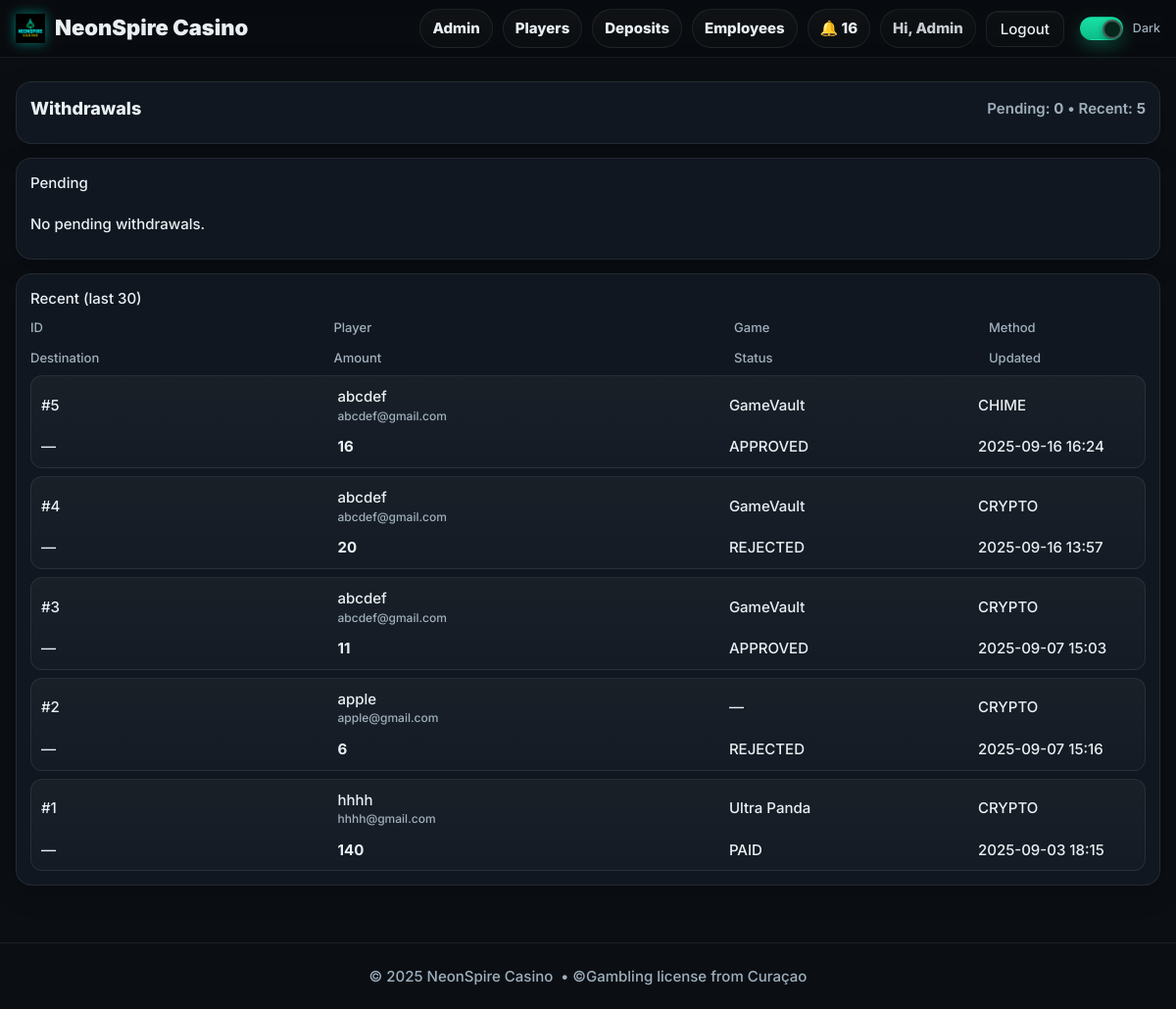
Page /employee/withdrawals (signed in) on the committed database.
### models.py (models this page shows, shortened)
class User(db.Model, UserMixin):
    __tablename__ = "users"
    id = db.Column(db.Integer, primary_key=True)
    name = db.Column(db.String(120), nullable=False)
    email = db.Column(db.String(255), unique=True, nullable=False, index=True)
    mobile = db.Column(db.String(24), nullable=True, index=True)  # E.164
    password_hash = db.Column(db.String(255), nullable=False)
    role = db.Column(db.String(20), nullable=False, default="PLAYER")  # PLAYER | EMPLOYEE | ADMIN
    email_verified = db.Column(db.Boolean, default=False, index=True)
    email_verified_at = db.Column(db.DateTime, nullable=True)
    promo_seen = db.Column(db.Boolean, default=False, index=True)
    created_at = db.Column(db.DateTime, default=datetime.utcnow)

class WithdrawRequest(db.Model):
    __tablename__ = "withdraw_requests"
    id = db.Column(db.Integer, primary_key=True)
    user_id = db.Column(db.Integer, db.ForeignKey("users.id"), nullable=False, index=True)
    game_id = db.Column(db.Integer, db.ForeignKey("games.id"), nullable=True, index=True)
    amount = db.Column(db.Integer, nullable=False)
    status = db.Column(db.String(20), default="PENDING", index=True)  # PENDING | APPROVED | REJECTED | PAID
    method = db.Column(db.String(20), default="MANUAL")
    note = db.Column(db.String(300), default="")
    acted_by = db.Column(db.Integer, db.ForeignKey("users.id"), nullable=True)
    acted_at = db.Column(db.DateTime, nullable=True)
    created_at = db.Column(db.DateTime, default=datetime.utcnow)
    updated_at = db.Column(db.DateTime, default=datetime.utcnow, onupdate=datetime.utcnow)

class Game(db.Model):
    __tablename__ = "games"
    id = db.Column(db.Integer, primary_key=True)
    name = db.Column(db.String(120), nullable=False)
    description = db.Column(db.String(300), default="")
    icon_url = db.Column(db.String(500), default="")
    download_url = db.Column(db.String(500), nullable=False)
    backend_url = db.Column(db.String(500), nullable=True)
    is_active = db.Column(db.Boolean, default=True, index=True)
    created_at = db.Column(db.DateTime, default=datetime.utcnow)

### employee_bp.py (the view)
@employee_bp.get("/withdrawals")
@login_required
def withdrawals_list():
    pending = (
        WithdrawRequest.query.filter_by(status="PENDING")
        .order_by(WithdrawRequest.created_at.desc())
        .all()
    )
    recent = (
        WithdrawRequest.query.filter(WithdrawRequest.status != "PENDING")
        .order_by(WithdrawRequest.created_at.desc())
        .limit(30)
        .all()
    )
    users   = {u.id: u for u in User.query.all()}
    games   = {g.id: g for g in Game.query.all()}
    wallets = {w.user_id: w for w in PlayerBalance.query.all()}
    return render_template(
        "employee_withdrawals.html",
        page_title="Withdrawals",
        pending=pending,
        recent=recent,
        users=users,
        games=games,
        wallets=wallets,
    )

### employee_bp.py (called while the page is built)
@employee_bp.before_request
def require_employee():
    if not current_user.is_authenticated:
        return redirect(url_for("auth.login_get", next=url_for("employeebp.employee_home")))
    if current_user.role not in ("EMPLOYEE", "ADMIN"):
        return abort(403)

### templates/employee_withdrawals.html (shortened to what this page needs)
{% extends "base.html" %}
{% block content %}
<div class="shell">
  <div class="panel" style="margin-bottom:14px">
    <div class="panel-head" style="display:flex;align-items:center;justify-content:space-between;gap:12px">
      <div class="h3">Withdrawals</div>
      <div class="muted">
        Pending: <strong>{{ pending|length }}</strong> • Recent: <strong>{{ recent|length }}</strong>
      </div>
    </div>
  </div>
  <div class="panel">
    <div class="h4" style="margin-bottom:10px">Pending</div>
    {% if pending %}
      <div class="table">
        <div class="t-head">
          <div>ID</div>
          <div>Player</div>
          <div>Game</div>
          <div>Method</div>
          <div>Destination</div>
          <div>Amount</div>
          <div>Wallet</div>
          <div>Requested</div>
          <div>Actions</div>
        </div>
        {% for w in pending %}
          {% set user = users.get(w.user_id) %}
          {% set game = games.get(w.game_id) %}
          {% set wallet = wallets.get(w.user_id) %}
          <div class="t-row">
            <div class="mono">#{{ w.id }}</div>
            <div>
              <div class="strong">{{ (user.name or user.email) if user else ('User #' ~ w.user_id) }}</div>
              {% if user and user.email %}
                <div class="muted mono" style="font-size:12px">{{ user.email }}</div>
              {% endif %}
            </div>
            <div>{{ game.name if game else '—' }}</div>
            <div>
              <span class="badge">{{ (w.method or 'MANUAL')|upper }}</span>
              {% if w.status and w.status != 'PENDING' %}
                <span class="badge" style="margin-left:6px">{{ w.status }}</span>
              {% endif %}
            </div>
            <div class="mono" style="max-width:240px;overflow:hidden;text-overflow:ellipsis;white-space:nowrap">
              {{ w.address or w.handle or w.destination or '—' }}
            </div>
            <div class="mono"><strong>{{ w.amount or 0 }}</strong></div>
            <div class="mono">{{ wallet.balance if wallet else 0 }}</div>
            <div class="mono">{{ w.created_at.strftime('%Y-%m-%d %H:%M') if w.created_at else '—' }}</div>
            <div style="display:flex;gap:6px;align-items:center;flex-wrap:wrap">
              <form method="post" action="{{ url_for('employeebp.withdrawals_redeem', wd_id=w.id) }}"
                    onsubmit="return rowConfirm(this, 'Redeem on GameVault now?');">
                <button class="btn" type="submit">Redeem</button>
              </form>
              <form method="post" action="{{ url_for('employeebp.withdrawals_paid', wd_id=w.id) }}"
                    onsubmit="return rowConfirm(this, 'Mark as PAID and deduct wallet?');">
                <input class="input" type="number" name="tip_amount" placeholder="Tip"
                       style="width:84px" min="0" step="1">
                <button class="btn btn-primary" type="submit">Mark Paid</button>
              </form>
              <form method="post" action="{{ url_for('employeebp.withdrawals_reject', wd_id=w.id) }}"
                    onsubmit="return rowConfirm(this, 'Reject this withdrawal?');">
                <button class="btn btn-ghost" type="submit">Reject</button>
              </form>
            </div>
          </div>
        {% endfor %}
      </div>
    {% else %}
      <div class="empty">No pending withdrawals.</div>
    {% endif %}
  </div>
  <div class="panel" style="margin-top:14px">
    <div class="h4" style="margin-bottom:10px">Recent (last 30)</div>
    {% if recent %}
      <div class="table">
        <div class="t-head">
          <div>ID</div>
          <div>Player</div>
          <div>Game</div>
          <div>Method</div>
          <div>Destination</div>
          <div>Amount</div>
          <div>Status</div>
          <div>Updated</div>
        </div>
        {% for w in recent %}
          {% set user = users.get(w.user_id) %}
          {% set game = games.get(w.game_id) %}
          <div class="t-row">
            <div class="mono">#{{ w.id }}</div>
            <div>
              <div class="strong">{{ (user.name or user.email) if user else ('User #' ~ w.user_id) }}</div>
              {% if user and user.email %}
                <div class="muted mono" style="font-size:12px">{{ user.email }}</div>
              {% endif %}
            </div>
            <div>{{ game.name if game else '—' }}</div>
            <div><span class="badge">{{ (w.method or 'MANUAL')|upper }}</span></div>
            <div class="mono" style="max-width:260px;overflow:hidden;text-overflow:ellipsis;white-space:nowrap">
              {{ w.address or w.handle or w.destination or '—' }}
            </div>
            <div class="mono"><strong>{{ w.amount or 0 }}</strong></div>
            <div>
              {% if w.status == 'PAID' %}
                <span class="badge success">PAID</span>
              {% elif w.status == 'REJECTED' %}
                <span class="badge danger">REJECTED</span>
              {% elif w.status == 'APPROVED' %}
                <span class="badge">APPROVED</span>
              {% else %}
                <span class="badge">{{ w.status or '—' }}</span>
              {% endif %}
            </div>
            <div class="mono">
              {% if w.paid_at %}{{ w.paid_at.strftime('%Y-%m-%d %H:%M') }}
              {% else %}{{ w.updated_at.strftime('%Y-%m-%d %H:%M') if w.updated_at else (w.created_at.strftime('%Y-%m-%d %H:%M') if w.created_at else '—') }}
              {% endif %}
            </div>
          </div>
        {% endfor %}
      </div>
    {% else %}
      <div class="empty">No recent activity.</div>
    {% endif %}
  </div>
</div>
{% endblock %}

### templates/base.html (shortened to what this page needs)
<!DOCTYPE html>
<html lang="en" data-theme="dark">
<head>
  <link rel="stylesheet" href="{{ url_for('static', filename='css/styles.css') }}?v=dm2">
</head>
<body>
  <header class="nav" style="position:sticky;top:0;z-index:50;background:rgba(0,0,0,.25);backdrop-filter:blur(8px);border-bottom:1px solid var(--stroke)">
    <div class="shell nav-inner" style="display:flex;align-items:center;justify-content:space-between;height:58px">
      <a href="{{ url_for('short_bp.lob_short') }}" class="brand" aria-label="NeonSpire Casino">
        <img class="brand-logo" src="{{ url_for('static', filename='img/logo.png') }}" alt="NeonSpire Casino">
        <span class="brand-text">NeonSpire Casino</span>
      </a>
      <nav class="nav-links" style="display:flex;align-items:center;gap:10px">
        {% if current_user.is_authenticated %}
          {% if current_user.role == 'ADMIN' %}
            <a class="pill" href="{{ url_for('adminbp.admin_home') }}">Admin</a>
            <a class="pill" href="{{ url_for('adminbp.admin_players') }}">Players</a>
            <a class="pill" href="{{ url_for('adminbp.deposits_audit') }}">Deposits</a>
            <a class="pill" href="{{ url_for('adminbp.admin_users') }}">Employees</a>
          {% elif current_user.role == 'EMPLOYEE' %}
            <a class="pill" href="{{ url_for('employeebp.employee_home') }}">Employee</a>
          {% else %}
            <a class="pill" href="{{ url_for('short_bp.mylogin_clean') }}">My Logins</a>
          {% endif %}
          <a class="pill" href="{{ url_for('notifybp.list_notifications') }}">🔔 {{ unread_count or 0 }}</a>
          <span class="pill" style="pointer-events:none;opacity:.85">
            Hi, {{ current_user.name.split(' ')[0] if current_user.name else 'Player' }}
          </span>
          <a class="btn btn-ghost" href="{{ url_for('auth.logout') }}">Logout</a>
        {% else %}
          <a class="pill" href="{{ url_for('auth.login_get') }}">Login</a>
          <a class="btn btn-primary" href="{{ url_for('short_bp.reg_short') }}">Register</a>
        {% endif %}
        <label class="toggle" style="margin-left:6px">
          <span class="track"><span class="knob"></span></span>
          <span class="label">Dark</span>
        </label>
      </nav>
    </div>
  </header>
  <div class="hero-slot">
  </div>
  <main style="padding-bottom:20px">
    {% block content %}{% endblock %}
  </main>
  <footer class="shell footer"
          style="height:68px;border-top:1px solid var(--stroke);margin-top:24px;
                 display:flex;align-items:center;justify-content:center;">
    © {{ 2025 }} NeonSpire Casino &nbsp;•&nbsp;
    <span class="muted">©Gambling license from Curaçao </span>
  </footer>
</body>
</html>

### static/css/styles.css (style rules this page uses)
:root { --bg:#0b0f14; --panel:#111720; --panel-2:#0f151d; --text:#e9f0f4; --muted:#9fb0bd; --brand:#19e1a5; --brand-2:#0bbd8a; --stroke:rgba(255,255,255,.08); --chip:#0f1c27; --shadow:0 8px 24px rgba(0,0,0,.28); }
* { box-sizing:border-box }
html,body { margin:0;background:var(--bg);color:var(--text); font:500 15px/1.45 Inter,system-ui,-apple-system,Segoe UI,Roboto,Arial; -webkit-font-smoothing:antialiased; -moz-osx-font-smoothing:grayscale; text-rendering:optimizeLegibility; }
a { color:inherit;text-decoration:none }
img { max-width:100%;display:block }
.h3 { font-weight:800;font-size:18px }
.muted { color:var(--muted) }
.shell { max-width:1220px;margin:0 auto;padding:0 16px }
.nav { backdrop-filter: blur(8px); border-bottom:1px solid var(--stroke) }
.nav-inner { display:flex;align-items:center;justify-content:space-between;height:58px }
.brand { display:flex;gap:10px;align-items:center;font-weight:900 }
.nav-links { display:flex;align-items:center;gap:10px }
.pill { display:inline-flex;align-items:center;justify-content:center; padding:8px 12px;border-radius:999px;border:1px solid var(--stroke); background:linear-gradient(180deg,rgba(255,255,255,.03),rgba(255,255,255,.01)); font-weight:800; }
.btn,.btn-mini,.btn-auth,.btn-auth-primary { display:inline-flex;align-items:center;justify-content:center;gap:8px; text-align:center; line-height:1; position:relative; overflow:hidden; white-space:nowrap; }
.btn { border:1px solid var(--stroke); background:linear-gradient(180deg,rgba(255,255,255,.04),rgba(255,255,255,.02)); color:var(--text);padding:10px 14px;border-radius:12px; box-shadow:0 1px 0 rgba(255,255,255,.05) inset; transition:filter .15s ease, transform .06s ease; }
.btn-ghost { background:linear-gradient(180deg,rgba(255,255,255,.02),rgba(255,255,255,.01)) }
.panel { background:var(--panel);border:1px solid var(--stroke);border-radius:16px;padding:14px;margin-bottom:14px;box-shadow:var(--shadow) }
.panel-head { display:flex;justify-content:space-between;align-items:center;margin-bottom:8px }
.footer { display:flex;align-items:center;justify-content:center;color:var(--muted) }
.table { display:grid;gap:8px }
.t-head,.t-row { display:grid;grid-template-columns:1.2fr 1.6fr 1fr 160px;gap:12px;align-items:center }
.t-head { color:var(--muted);font-size:13px }
.t-row { padding:10px;border:1px solid var(--stroke);border-radius:12px;background:linear-gradient(180deg,rgba(255,255,255,.04),rgba(255,255,255,.02)) }
.empty { padding:10px 0 }
html,body { width:100% !important;max-width:100% !important;overflow-x:hidden !important; }
.shell,.nav,.nav-inner,.panel,section,aside,.rail-card,.player-grid,.game-grid,.game-card,.game-media,.game-actions,.btn-grid { max-width:100% !important; }
.player-grid > *, .game-grid > *, .game-card > *, .btn-grid > *, .panel > * { min-width:0 !important; }
[style*="width:"] { max-width:100% !important; }
.toggle { display:inline-flex; align-items:center; gap:10px; cursor:pointer; }
.toggle .track { position:relative; width:44px; height:24px; border-radius:999px; background:rgba(255,255,255,.10); border:1px solid var(--stroke); transition:background .22s ease, border-color .22s ease, box-shadow .22s ease; }
.toggle .knob { position:absolute; top:2px; left:2px; width:20px; height:20px; border-radius:50%; background:#ffffff; box-shadow:0 2px 6px rgba(0,0,0,.35); transform:translateX(0); transition:transform .22s ease, background .22s ease, box-shadow .22s ease; }
.toggle input:checked + .track { background:linear-gradient(180deg,var(--brand),var(--brand-2)); border-color:transparent; box-shadow:0 6px 16px rgba(25,225,165,.28); }
.toggle input:checked + .track .knob { transform:translateX(20px); background:#06261c; box-shadow:0 2px 6px rgba(0,0,0,.4), inset 0 0 0 2px rgba(255,255,255,.25); }
.toggle .label { font-size:12.5px; color:var(--muted); user-select:none; }
.panel .panel-head .muted { color:var(--muted); font-weight:600; }

### templates/base.html (style rules this page uses)
.brand { display:flex; gap:10px; align-items:center; text-decoration:none; color:inherit; font-weight:900; font-size:22px }
.brand-logo { height:30px; width:auto; display:block; filter: drop-shadow(0 0 6px rgba(0,255,233,.45)); }
.hero-slot { position:relative; z-index:2; padding-top:12px; }
header.nav { overflow:visible; }

### rows in the picture
User: name "Admin"
WithdrawRequest: id "5", method "CHIME", address "—", amount "16", status "APPROVED", updated_at "2025-09-16 16:24"
User: name "abcdef", email "abcdef@gmail.com"
Game: name "GameVault"
WithdrawRequest: id "4", method "CRYPTO", address "—", amount "20", status "REJECTED", updated_at "2025-09-16 13:57"
WithdrawRequest: id "3", method "CRYPTO", address "—", amount "11", status "APPROVED", updated_at "2025-09-07 15:03"
WithdrawRequest: id "2", name "—", method "CRYPTO", address "—", amount "6", status "REJECTED", updated_at "2025-09-07 15:16"
User: name "apple", email "apple@gmail.com"
WithdrawRequest: id "1", method "CRYPTO", address "—", amount "140", status "PAID", updated_at "2025-09-03 18:15"
User: name "hhhh", email "hhhh@gmail.com"
Game: name "Ultra Panda"

### other values in the picture
{{ unread_count or 0 }} "16"
{{ pending|length }} "0"
{{ recent|length }} "5"
{{ 2025 }} "2025"
